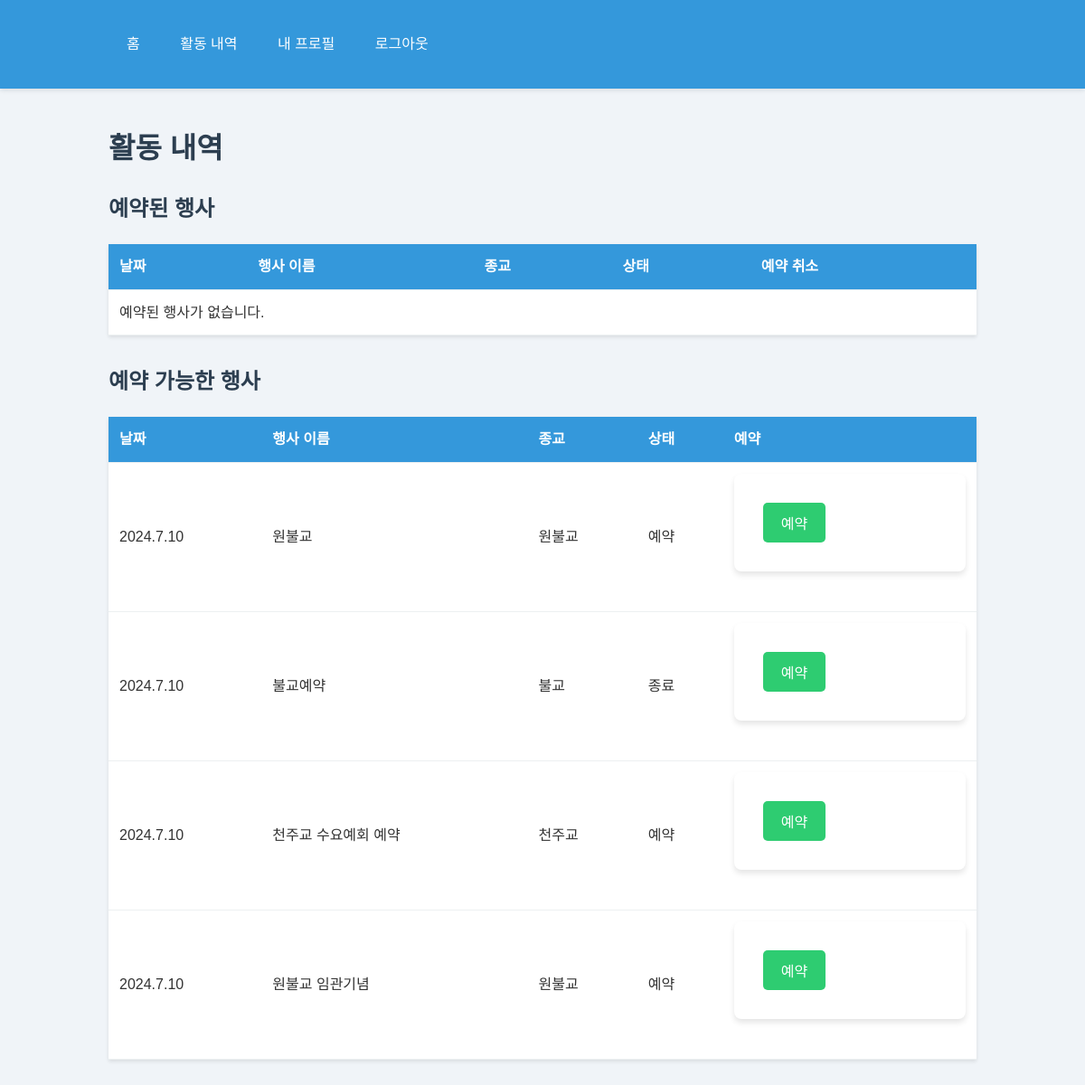
/student-activities/ (signed in), run on an earlier commit of the app's database.
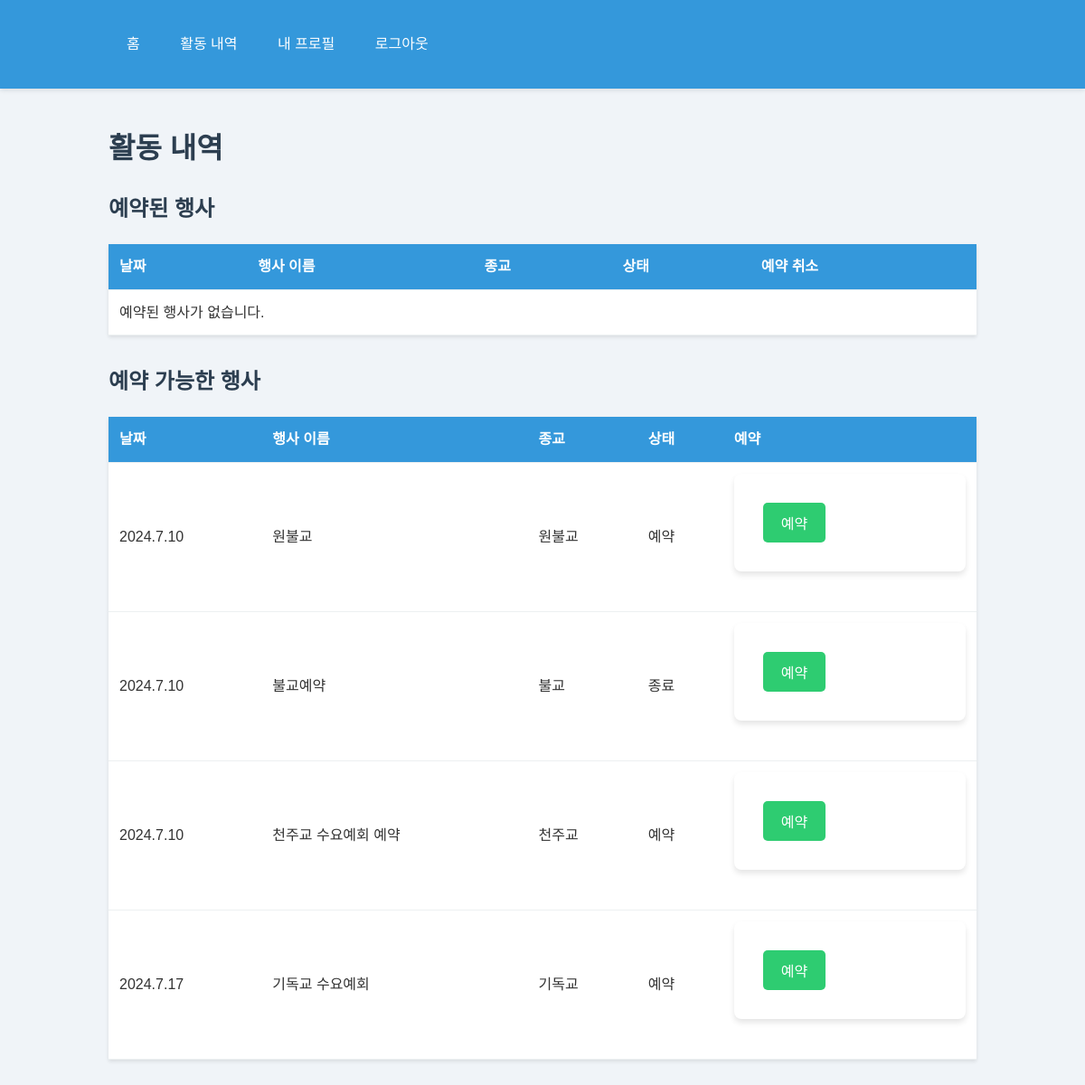
And on a later commit of the database.
### main/models.py (models this page shows)
class ReligiousEvent(models.Model):
    RELIGION_CHOICES = [
        ('원불교', '원불교'),
        ('천주교', '천주교'),
        ('기독교', '기독교'),
        ('불교', '불교'),
    ]
    STATUS_CHOICES = [
        ('예약', '예약'),
        ('종료', '종료'),
        ('취소', '취소'),
    ]
    event_id = models.CharField(max_length=20, primary_key=True)
    date = models.CharField(max_length=10)
    religion = models.CharField(max_length=20, choices=RELIGION_CHOICES)
    status = models.CharField(max_length=10, choices=STATUS_CHOICES, default='예약')
    reserved_count = models.IntegerField(null=True, blank=True)
    attended_count = models.IntegerField(null=True, blank=True)
    note = models.CharField(max_length=200, blank=True)
    name = models.CharField(max_length=100, default='')

### main/views.py (the view)
# urls.py: path('student-activities/', views.student_activities, name='student_activities'),
@student_login_required
def student_activities(request):
    student = Student.objects.get(student_id=request.session['student_id'])
    events = ReligiousEvent.objects.all()
    reserved_events = ReligiousEvent.objects.filter(eventattendance__student=student, eventattendance__reservation='예약')
    return render(request, 'student_activities.html', {
        'events': events,
        'reserved_events': reserved_events
    })

### main/views.py (called while the page is built)
def student_login_required(view_func):
    @wraps(view_func)
    def wrapper(request, *args, **kwargs):
        if 'student_id' not in request.session:
            messages.error(request, '로그인이 필요합니다.')
            return redirect('student_login')
        return view_func(request, *args, **kwargs)
    return wrapper

### templates/student_activities.html (shortened to what this page needs)
{% extends 'base.html' %}
{% block content %}
    <h1>활동 내역</h1>
    <h2>예약된 행사</h2>
    <table>
        <thead>
            <tr>
                <th>날짜</th>
                <th>행사 이름</th>
                <th>종교</th>
                <th>상태</th>
                <th>예약 취소</th>
            </tr>
        </thead>
        <tbody>
            {% for event in reserved_events %}
                <tr>
                    <td>{{ event.date }}</td>
                    <td>{{ event.event_id }}</td>
                    <td>{{ event.get_religion_display }}</td>
                    <td>{{ event.get_status_display }}</td>
                    <td>
                        <form method="post" action="{% url 'student_reservation' %}">
                            {% csrf_token %}
                            <input type="hidden" name="event_id" value="{{ event.event_id }}">
                            <input type="hidden" name="action" value="cancel">
                            <button type="submit">예약 취소</button>
                        </form>
                    </td>
                </tr>
            {% empty %}
                <tr>
                    <td colspan="5">예약된 행사가 없습니다.</td>
                </tr>
            {% endfor %}
        </tbody>
    </table>
    <h2>예약 가능한 행사</h2>
    <table>
        <thead>
            <tr>
                <th>날짜</th>
                <th>행사 이름</th>
                <th>종교</th>
                <th>상태</th>
                <th>예약</th>
            </tr>
        </thead>
        <tbody>
            {% for event in events %}
                {% if event not in reserved_events %}
                    <tr>
                        <td>{{ event.date }}</td>
                        <td>{{ event.event_id }}</td>
                        <td>{{ event.get_religion_display }}</td>
                        <td>{{ event.get_status_display }}</td>
                        <td>
                            <form method="post" action="{% url 'student_reservation' %}">
                                <button type="submit">예약</button>
                            </form>
                        </td>
                    </tr>
                {% endif %}
            {% empty %}
                <tr>
                    <td colspan="5">예약 가능한 행사가 없습니다.</td>
                </tr>
            {% endfor %}
        </tbody>
    </table>
{% endblock %}

What changed in the data, as far as the page shows it:
removed ReligiousEvent: date "2024.7.10", event_id "원불교 임관기념", religion "원불교", status "예약"
added ReligiousEvent: date "2024.7.17", event_id "기독교 수요예회", religion "기독교", status "예약"
